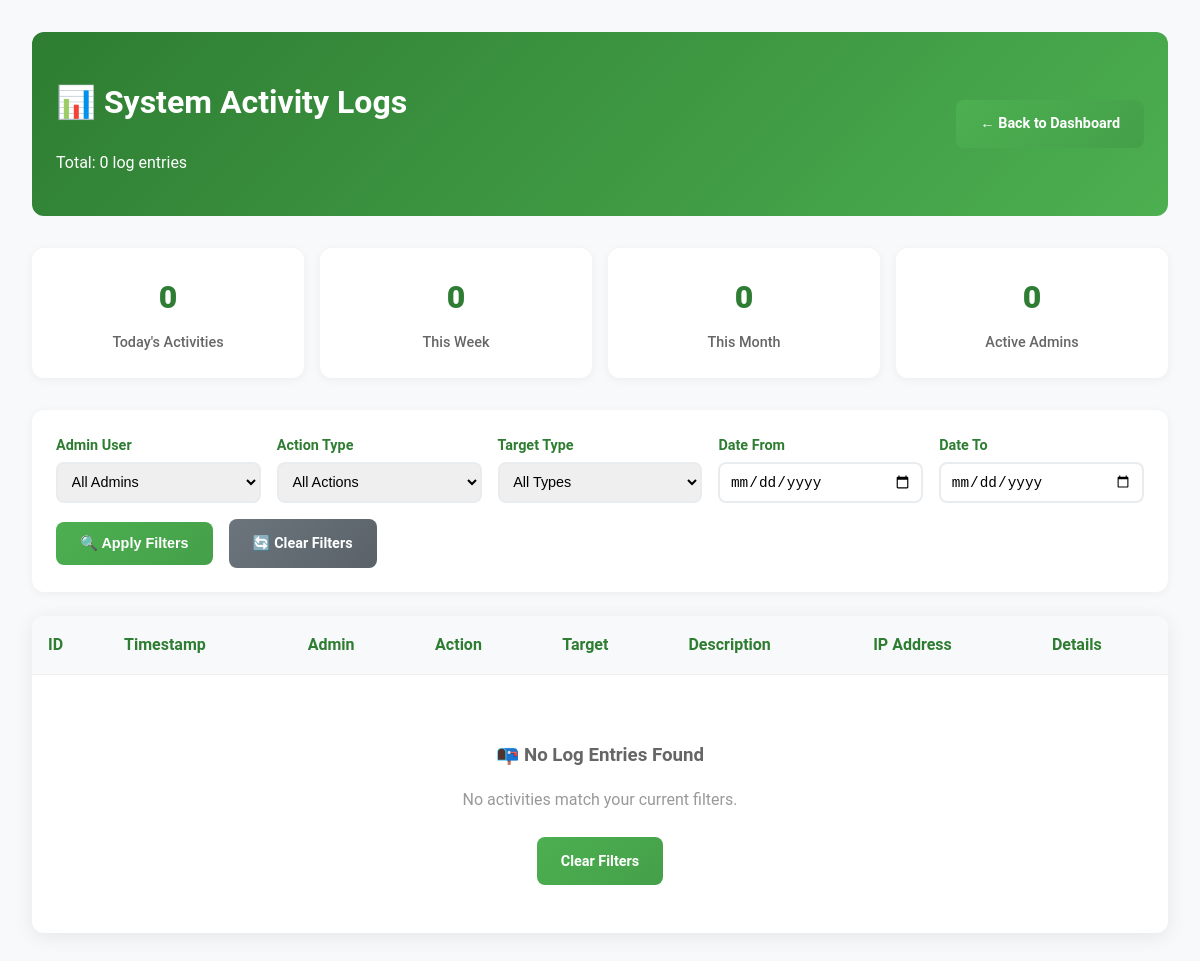
Page /admin/view-logs.php (signed in) on the earlier database version.
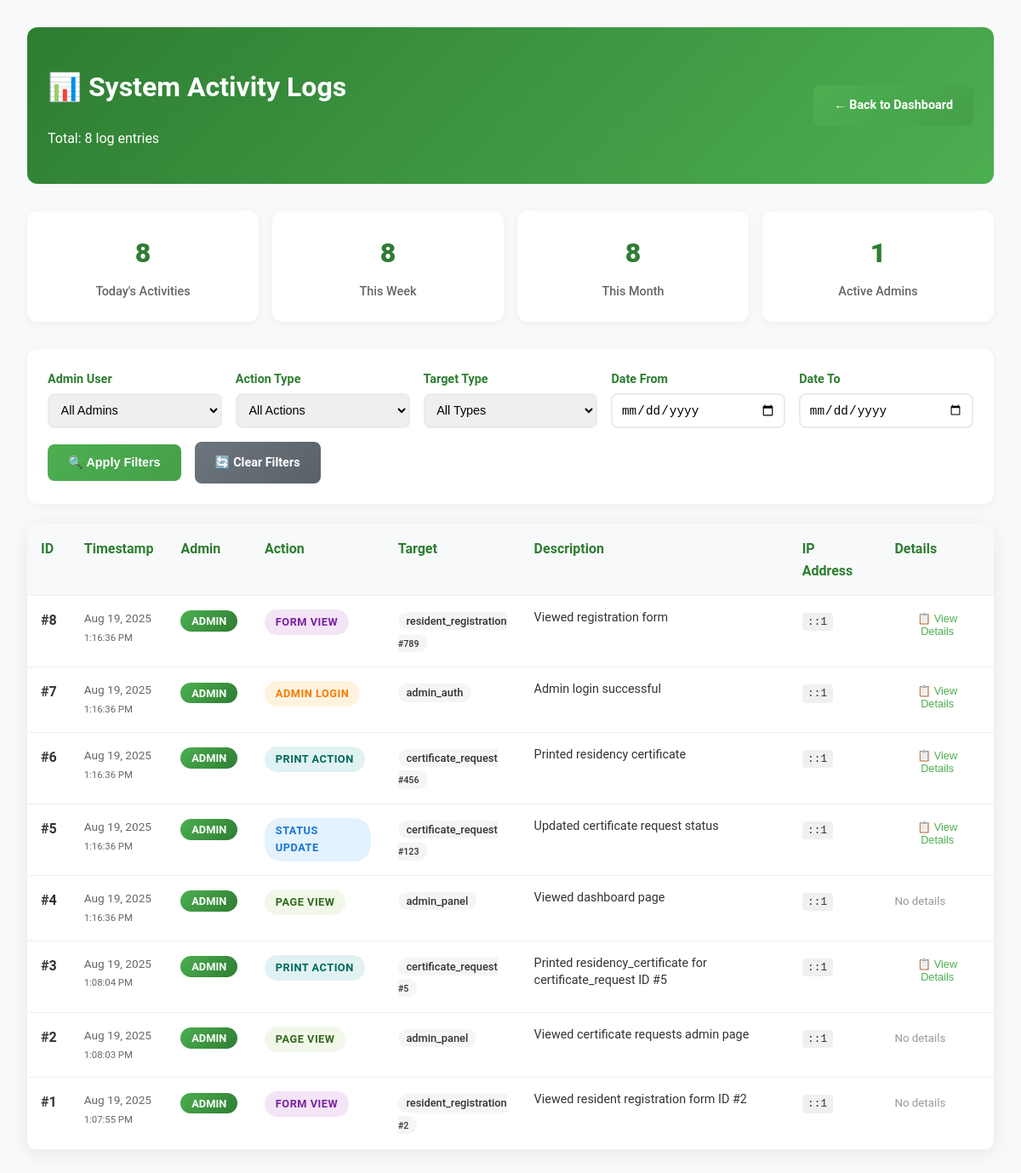
Same page on the later database version.
### tables this page shows
CREATE TABLE `admin_logs` (
  `id` int(11) NOT NULL,
  `admin_id` varchar(100) DEFAULT 'system',
  `action_type` varchar(50) NOT NULL,
  `target_type` varchar(50) NOT NULL,
  `target_id` int(11) DEFAULT NULL,
  `description` text NOT NULL,
  `details` longtext DEFAULT NULL CHECK (json_valid(`details`)),
  `ip_address` varchar(45) DEFAULT NULL,
  `user_agent` text DEFAULT NULL,
  `created_at` timestamp NOT NULL DEFAULT current_timestamp()
);

### admin/view-logs.php (the view, shortened to what this page needs)
<?php
include '../includes/db_connect.php';
$date_from = $_GET['date_from'] ?? '';
$date_to = $_GET['date_to'] ?? '';
$page = max(1, (int)($_GET['page'] ?? 1));
$per_page = 20;
$offset = ($page - 1) * $per_page;
$whereConditions = [];
$params = [];
$whereClause = $whereConditions ? "WHERE " . implode(" AND ", $whereConditions) : "";
$count_sql = "SELECT COUNT(*) FROM admin_logs $whereClause";
$sql = "SELECT * FROM admin_logs $whereClause ORDER BY created_at DESC LIMIT $offset, $per_page";
$count_stmt = $pdo->prepare($count_sql);
$count_stmt->execute($params);
$total_logs = $count_stmt->fetchColumn();
$stmt = $pdo->prepare($sql);
$stmt->execute($params);
$logs = $stmt->fetchAll(PDO::FETCH_ASSOC);
?>
<!DOCTYPE html>
<html lang="en">
<head>
    <link rel="stylesheet" href="../css/styles.css">
</head>
<body>
    <div class="admin-container">
        <div class="admin-header">
            <div>
                <h1>📊 System Activity Logs</h1>
                <p>Total: <?php echo number_format($total_logs); ?> log entries</p>
            </div>
            <a href="dashboard.php" class="admin-btn">← Back to Dashboard</a>
        </div>
        <div class="stats-row">
            <?php
            $today_count = $pdo->query("SELECT COUNT(*) FROM admin_logs WHERE DATE(created_at) = CURDATE()")->fetchColumn();
            $week_count = $pdo->query("SELECT COUNT(*) FROM admin_logs WHERE created_at >= DATE_SUB(NOW(), INTERVAL 7 DAY)")->fetchColumn();
            $month_count = $pdo->query("SELECT COUNT(*) FROM admin_logs WHERE created_at >= DATE_SUB(NOW(), INTERVAL 30 DAY)")->fetchColumn();
            $unique_admins = $pdo->query("SELECT COUNT(DISTINCT admin_id) FROM admin_logs")->fetchColumn();
            ?>
            <div class="stat-card">
                <div class="stat-number"><?php echo $today_count; ?></div>
                <div class="stat-label">Today's Activities</div>
            </div>
            <div class="stat-card">
                <div class="stat-number"><?php echo $week_count; ?></div>
                <div class="stat-label">This Week</div>
            </div>
            <div class="stat-card">
                <div class="stat-number"><?php echo $month_count; ?></div>
                <div class="stat-label">This Month</div>
            </div>
            <div class="stat-card">
                <div class="stat-number"><?php echo $unique_admins; ?></div>
                <div class="stat-label">Active Admins</div>
            </div>
        </div>
        <div class="filters-container">
            <form method="GET" action="">
                <div class="filters-row">
                    <div class="filter-group">
                        <label for="admin_id">Admin User</label>
                        <select name="admin_id" id="admin_id">
                            <option value="">All Admins</option>
                        </select>
                    </div>
                    <div class="filter-group">
                        <label for="action_type">Action Type</label>
                        <select name="action_type" id="action_type">
                            <option value="">All Actions</option>
                        </select>
                    </div>
                    <div class="filter-group">
                        <label for="target_type">Target Type</label>
                        <select name="target_type" id="target_type">
                            <option value="">All Types</option>
                        </select>
                    </div>
                    <div class="filter-group">
                        <label for="date_from">Date From</label>
                        <input type="date" name="date_from" id="date_from" value="<?php echo htmlspecialchars($date_from); ?>">
                    </div>
                    <div class="filter-group">
                        <label for="date_to">Date To</label>
                        <input type="date" name="date_to" id="date_to" value="<?php echo htmlspecialchars($date_to); ?>">
                    </div>
                </div>
                <div class="filter-actions">
                    <button type="submit" class="admin-btn">🔍 Apply Filters</button>
                    <a href="view-logs.php" class="admin-btn secondary">🔄 Clear Filters</a>
                </div>
            </form>
        </div>
        <div class="logs-table">
            <table>
                <thead>
                    <tr>
                        <th>ID</th>
                        <th>Timestamp</th>
                        <th>Admin</th>
                        <th>Action</th>
                        <th>Target</th>
                        <th>Description</th>
                        <th>IP Address</th>
                        <th>Details</th>
                    </tr>
                </thead>
                <tbody>
                    <?php foreach ($logs as $log): ?>
                    <tr>
                        <td><strong>#<?php echo $log['id']; ?></strong></td>
                        <td class="log-timestamp">
                            <?php echo date('M j, Y', strtotime($log['created_at'])); ?><br>
                            <small><?php echo date('g:i:s A', strtotime($log['created_at'])); ?></small>
                        </td>
                        <td>
                            <span class="admin-badge">
                                <?php echo htmlspecialchars($log['admin_id']); ?>
                            </span>
                        </td>
                        <td>
                            <span class="action-badge action-<?php echo $log['action_type']; ?>">
                                <?php echo ucwords(str_replace('_', ' ', $log['action_type'])); ?>
                            </span>
                        </td>
                        <td>
                            <span class="target-badge">
                                <?php echo htmlspecialchars($log['target_type']); ?>
                                <?php if ($log['target_id']): ?>
                                    <br><small>#<?php echo $log['target_id']; ?></small>
                                <?php endif; ?>
                            </span>
                        </td>
                        <td>
                            <div class="log-description">
                                <?php echo htmlspecialchars($log['description']); ?>
                            </div>
                        </td>
                        <td>
                            <?php if ($log['ip_address']): ?>
                                <span class="ip-address"><?php echo htmlspecialchars($log['ip_address']); ?></span>
                            <?php else: ?>
                                <small style="color: #999;">N/A</small>
                            <?php endif; ?>
                        </td>
                        <td>
                            <?php if ($log['details']): ?>
                                <button class="details-toggle" onclick="toggleDetails(<?php echo $log['id']; ?>)">
                                    📋 View Details
                                </button>
                            <?php else: ?>
                                <small style="color: #999;">No details</small>
                            <?php endif; ?>
                        </td>
                    </tr>
                    <?php endforeach; ?>
                </tbody>
            </table>
            <?php if (empty($logs)): ?>
            <div style="text-align: center; padding: 3rem;">
                <h3 style="color: #666; margin-bottom: 1rem;">📭 No Log Entries Found</h3>
                <p style="color: #999; margin-bottom: 1.5rem;">No activities match your current filters.</p>
                <a href="view-logs.php" class="admin-btn">Clear Filters</a>
            </div>
            <?php endif; ?>
        </div>
    </div>
</body>
</html>

### css/styles.css (style rules this page uses)
body { font-family: 'Roboto', sans-serif; margin: 0; padding: 0; background-color: #f4f7f9; color: #333; line-height: 1.6; }

### admin/view-logs.php (style rules this page uses)
.admin-container { max-width: 1600px; margin: 0 auto; padding: 2rem; background: #f8f9fa; min-height: 100vh; }
.admin-header { background: linear-gradient(135deg, #2e7d32 0%, #4caf50 100%); color: white; padding: 1.5rem; border-radius: 12px; margin-bottom: 2rem; display: flex; justify-content: space-between; align-items: center; }
.filters-container { background: white; padding: 1.5rem; border-radius: 12px; margin-bottom: 1.5rem; box-shadow: 0 2px 10px rgba(0, 0, 0, 0.05); }
.filters-row { display: grid; grid-template-columns: repeat(auto-fit, minmax(200px, 1fr)); gap: 1rem; margin-bottom: 1rem; }
.filter-group { display: flex; flex-direction: column; gap: 0.3rem; }
.filter-group label { font-weight: 600; color: #2e7d32; font-size: 0.9rem; }
.filter-group select, .filter-group input { padding: 0.6rem; border: 2px solid #e9ecef; border-radius: 8px; font-size: 0.9rem; transition: all 0.3s ease; }
.filter-actions { display: flex; gap: 1rem; align-items: center; margin-top: 1rem; }
.logs-table { background: white; border-radius: 12px; overflow: hidden; box-shadow: 0 4px 20px rgba(0, 0, 0, 0.08); }
.logs-table table { width: 100%; border-collapse: collapse; }
.logs-table th, .logs-table td { padding: 1rem; text-align: left; border-bottom: 1px solid #eee; vertical-align: top; }
.logs-table th { background: #f8f9fa; font-weight: 600; color: #2e7d32; position: sticky; top: 0; z-index: 10; }
.logs-table tbody tr { transition: all 0.3s ease; }
.action-badge { padding: 0.3rem 0.8rem; border-radius: 20px; font-size: 0.8rem; font-weight: 600; text-transform: uppercase; letter-spacing: 0.5px; display: inline-block; }
.action-status_update { background: #e3f2fd; color: #1976d2; }
.action-admin_login { background: #fff3e0; color: #f57c00; }
.action-form_view { background: #f3e5f5; color: #7b1fa2; }
.action-print_action { background: #e0f2f1; color: #00695c; }
.action-page_view { background: #f1f8e9; color: #33691e; }
.target-badge { background: #f5f5f5; color: #333; padding: 0.2rem 0.6rem; border-radius: 12px; font-size: 0.8rem; font-weight: 500; }
.admin-badge { background: linear-gradient(135deg, #4caf50, #2e7d32); color: white; padding: 0.3rem 0.8rem; border-radius: 16px; font-size: 0.8rem; font-weight: 600; text-transform: uppercase; }
.log-description { max-width: 300px; font-size: 0.9rem; line-height: 1.4; color: #333; }
.log-timestamp { font-size: 0.85rem; color: #666; white-space: nowrap; }
.details-toggle { background: none; border: none; color: #4caf50; cursor: pointer; font-size: 0.8rem; padding: 0.2rem 0.5rem; border-radius: 4px; transition: all 0.3s ease; }
.ip-address { font-family: 'Courier New', monospace; background: #f0f0f0; padding: 0.2rem 0.4rem; border-radius: 4px; font-size: 0.8rem; }
.stats-row { display: grid; grid-template-columns: repeat(auto-fit, minmax(200px, 1fr)); gap: 1rem; margin-bottom: 2rem; }
.stat-card { background: white; padding: 1.5rem; border-radius: 12px; box-shadow: 0 2px 10px rgba(0, 0, 0, 0.05); text-align: center; }
.stat-number { font-size: 2rem; font-weight: 800; color: #2e7d32; margin-bottom: 0.5rem; }
.stat-label { color: #666; font-size: 0.9rem; font-weight: 500; }
.admin-btn { display: inline-block; padding: 0.8rem 1.5rem; background: linear-gradient(135deg, #4CAF50, #45a049); color: white; text-decoration: none; border-radius: 8px; font-weight: 600; border: none; cursor: pointer; transition: all 0.3s ease; font-size: 0.9rem; }
.admin-btn.secondary { background: linear-gradient(135deg, #6c757d, #5a6268); }

Differences in the rows shown:
added admin_logs: id "8", created_at "Aug 19, 2025", created_at "1:16:36 PM", admin "ADMIN", action_type "FORM VIEW", target_type "resident_registration", target "789", description "Viewed registration form", ip_address "::1"
added admin_logs: id "7", created_at "Aug 19, 2025", created_at "1:16:36 PM", admin "ADMIN", action_type "ADMIN LOGIN", target_type "admin_auth", description "Admin login successful", ip_address "::1"
added admin_logs: id "6", created_at "Aug 19, 2025", created_at "1:16:36 PM", admin "ADMIN", action_type "PRINT ACTION", target_type "certificate_request", target "456", description "Printed residency certificate", ip_address "::1"
added admin_logs: id "5", created_at "Aug 19, 2025", created_at "1:16:36 PM", admin "ADMIN", action_type "STATUS UPDATE", target_type "certificate_request", target "123", description "Updated certificate request status", ip_address "::1"
added admin_logs: id "4", created_at "Aug 19, 2025", created_at "1:16:36 PM", admin "ADMIN", action_type "PAGE VIEW", target_type "admin_panel", description "Viewed dashboard page", ip_address "::1", shows "No details"
added admin_logs: id "3", created_at "Aug 19, 2025", created_at "1:08:04 PM", admin "ADMIN", action_type "PRINT ACTION", target_type "certificate_request", target "5", description "Printed residency_certificate for certificate_request ID #5", ip_address "::1"
added admin_logs: id "2", created_at "Aug 19, 2025", created_at "1:08:03 PM", admin "ADMIN", action_type "PAGE VIEW", target_type "admin_panel", description "Viewed certificate requests admin page", ip_address "::1", shows "No details"
added admin_logs: id "1", created_at "Aug 19, 2025", created_at "1:07:55 PM", admin "ADMIN", action_type "FORM VIEW", target_type "resident_registration", target "2", description "Viewed resident registration form ID #2", ip_address "::1", shows "No details"
Other differences:
$total_logs: "0" → "8"
$today_count: "0" → "8"
$week_count: "0" → "8"
$month_count: "0" → "8"
$unique_admins: "0" → "1"
text no longer shown: "📭 No Log Entries Found No activities match your current filters. Clear Filters"
